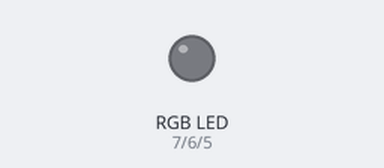
This sketch was run on a simulated Arduino Uno, built with avr-gcc and run on an emulated ATmega328P. On the bench: an RGB LED mixed from three pins (HIGH = lit).

Above: at 0.1 s.
At 0.7 s:
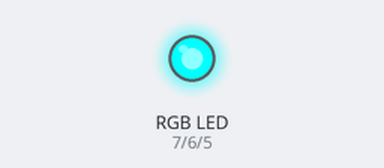
At 1.1 s:
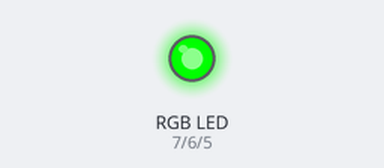
At 1.5 s:
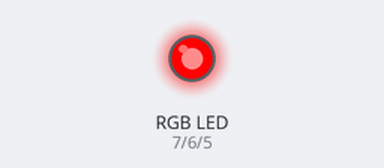
At 2.3 s:
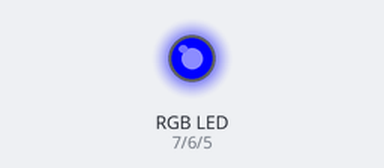
At 3.1 s:
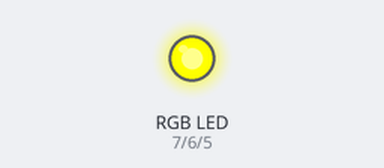
Timing chart, 0 to 3.4 s (numbered marks = the images above):
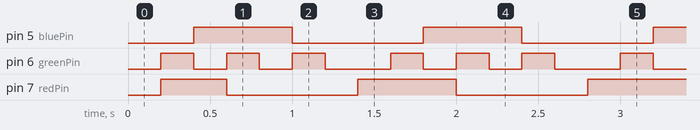

The sketch:

RGB_LED.ino
```cpp
/*
 * Arduino sketch to test a common anode RGB LED.
 * Common Pin: 5v
 * Red: 220 ohm resistor
 * Green: 100 ohm resistor
 * Blue: 100 ohm resistor
 *
 * Tutorial: https://learn.adafruit.com/adafruit-arduino-lesson-3-rgb-leds/overview
 *
 */

const int redPin = 7;
const int greenPin = 6;
const int bluePin = 5;

bool flag = false;
void setup() {
  pinMode(redPin, OUTPUT);
  Serial.begin(9600);
}

void loop() {
  int red, green, blue;
  delay(200);
  setColour(0,0,255);     // Blue
  delay(200);
  setColour(0,255,0);     // Green
  delay(200);
  setColour(255,0,0);     // Red
  delay(200);
  setColour(255,255,0);   // Yellow
  delay(200);
  setColour(255,0,255);   // Purple
  delay(200);
  setColour(255,255,255); // White
  delay(200);
  setColour(0,255,255);   // Aqua
}

void setColour(int red, int green, int blue)
{
  red = 255 - red;
  green = 255 - green;
  blue = 255 - blue;

  analogWrite(redPin, red);
  analogWrite(greenPin, green);
  analogWrite(bluePin, blue);
}
```

Measured:
- by itself, pin 5 (bluePin): alternates HIGH for 0.60 s and LOW for 0.80 s
- by itself, pin 6 (greenPin): repeats every 1.4 s: 2 × (LOW 0.20 s, HIGH 0.20 s), LOW 0.40 s, HIGH 0.20 s
- by itself, pin 7 (redPin): repeats every 1.4 s: LOW 0.80 s, HIGH 0.60 s
